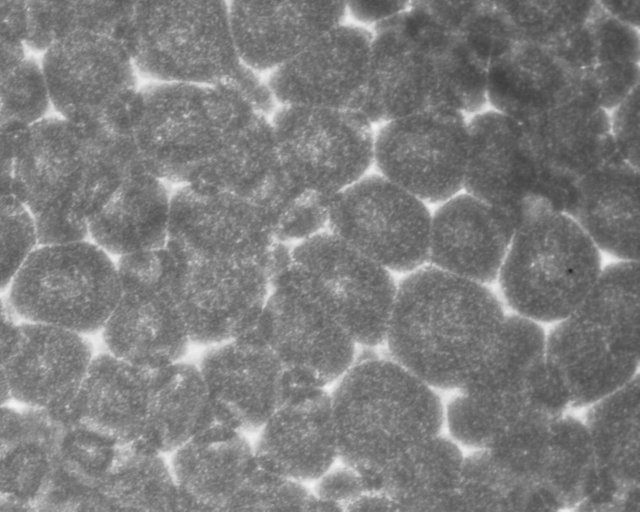
#> input picture gitassets/frame1.png, 1280 x 1024 px, found by its file name (shown at 1/2 size)
$ jupyter execute --allow-errors augmented_watershed.ipynb
#> lines starting #> are read from the running program, lines starting #| are printed output that depends on the picture; after the words box and inside, x2 and y2 are one past the last pixel; in counts of white or black regions, pixels touching at a corner belong together
### image_processing/augmented_watershed.py
import cv2 as cv
import matplotlib as mpl
import matplotlib.pyplot as plt
import numpy as np
import os
# from mpl_toolkits import mplot3d

purples = ["#0a0612", "#392249", "#482980", "#673ab7",
           "#7a52aa", "#9779bd", "#b59fd0", "#d3c5e3"]

def getbackgroundareas(image):
    # takes in a monochrome, binary image matrix
    # generates a list of black areas in an image:
    areas = []
    area_locations = []
    visited = np.zeros(np.shape(image), dtype=bool)
    for row in range(np.shape(image)[0]):
        for col in range(np.shape(image)[1]):
            if visited[row][col] == False:
                area_coords = expandarea((row, col), image, visited)
                if area_coords != []:
                    area_locations.append(area_coords)
                    areas.append(len(area_coords))
    return areas, area_locations

def expandarea(coord, image, visited):
    if coord[0] < 0 or coord[0] >= np.shape(image)[0]:
        return []
    if coord[1] < 0 or coord[1] >= np.shape(image)[1]:
        return []
    if visited[coord[0]][coord[1]] == False:
        visited[coord[0]][coord[1]] = True
        current_pixel = image[coord[0]][coord[1]]
        if current_pixel == 0:
            return [coord] \
                + expandarea((coord[0]+1, coord[1]), image, visited) \
                    + expandarea((coord[0]-1, coord[1]), image, visited) \
                        + expandarea((coord[0], coord[1]+1), image, visited) \
                            + expandarea((coord[0], coord[1]-1), image, visited)
        else:
            return []
    else:
        return []

def colorareas(image, thresh):
    # takes in a monochrome, thresholded image
    image_3channel = np.stack((image,image,image), axis=-1)
    areas, area_locations = getbackgroundareas(image)
    for i in range(len(areas)):
        area = areas[i]
        if area < thresh:
            for coord in area_locations[i]:
                image_3channel[coord[0]][coord[1]] = [255,0,0]
    return image_3channel

def purgesmallareas(image, thresh):
    # takes in a monochrome, thresholded image
    final_image = np.copy(image)
    areas, area_locations = getbackgroundareas(image)
    for i in range(len(areas)):
        area = areas[i]
        if area < thresh:
            for coord in area_locations[i]:
                final_image[coord[0]][coord[1]] = 255
    return final_image

# [64 lines left out: functions invert, borderirregularity, irregularityplot, not called in this run]

### image_processing/augmented_watershed.ipynb
### Adding a De-Noising Element to Watershed
[OpenCV Docs](https://docs.opencv.org/4.x/d3/db4/tutorial_py_watershed.html)

[Explanation](https://people.cmm.minesparis.psl.eu/users/beucher/wtshed.html)

[cell 1]
import cv2 as cv
import matplotlib as mpl
import matplotlib.pyplot as plt
import numpy as np
import os
# from mpl_toolkits import mplot3d

[cell 2]
from augmented_watershed import *

[cell 3]
purples = ["#0a0612", "#392249", "#482980", "#673ab7",
           "#7a52aa", "#9779bd", "#b59fd0", "#d3c5e3"]

#### Import Image:

[cell 4]
source_dir = "/Users/johnmays/Documents/Wirth Lab/convection-cell-research/data/LCB6mil90deg0_frames"
os.chdir(source_dir)
frame1 = cv.imread('frame1.png')
#> frame1 is the input picture: shape (1024, 1280, 3); min 34, max 243, mean 124.7
height, width, depth = np.shape(frame1)
#> height = 1024; width = 1280; depth = 3
frame1_downsized = cv.resize(frame1, (int(width/2), int(height/2)), cv.INTER_AREA) # downsize
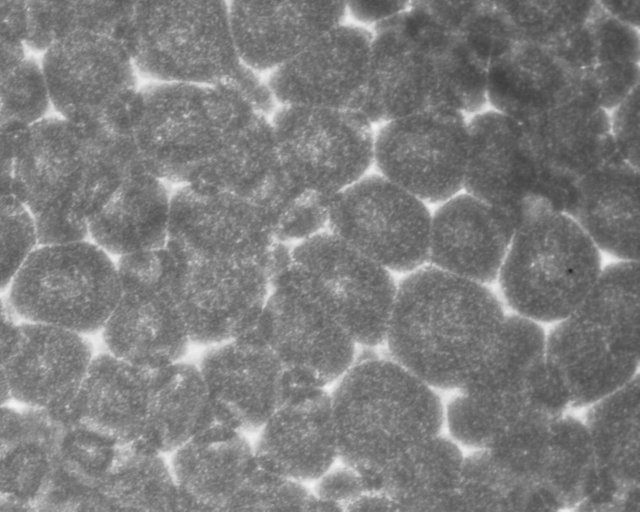
#> frame1_downsized: shape (512, 640, 3); min 35, max 243, mean 124.9
frame1_downsized_gray = cv.cvtColor(frame1_downsized,cv.COLOR_BGR2GRAY) # taking one channel
frame1_cropped = frame1_downsized_gray[0:256,0:320]
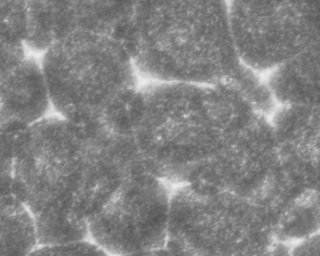
#> frame1_cropped: shape (256, 320); min 84, max 234, mean 129.9
plt.imshow(frame1_cropped, cmap='Greys_r', vmin=0, vmax=255)
plt.colorbar();
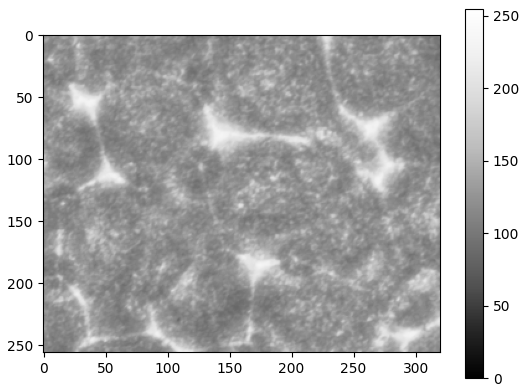
#> figure drawn by matplotlib, 2 panels

#### Step 1: Threshold in Python:

[cell 5]
ret, thresh = cv.threshold(frame1_cropped,0,255,cv.THRESH_BINARY_INV+cv.THRESH_OTSU)
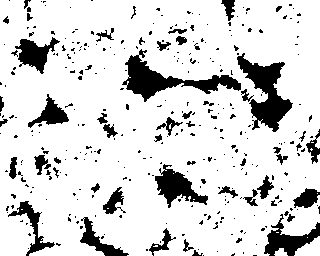
#> thresh: shape (256, 320); 84.5% white; 338 black regions (285 under 20 px), largest, box (x1, y1, x2, y2) and area: (237, 53, 293, 132) 1869, (122, 49, 241, 102) 1867, (155, 164, 208, 208) 1006
#> ret = 146
plt.imshow(thresh, cmap='Greys_r', vmin=0, vmax=255)
plt.colorbar();
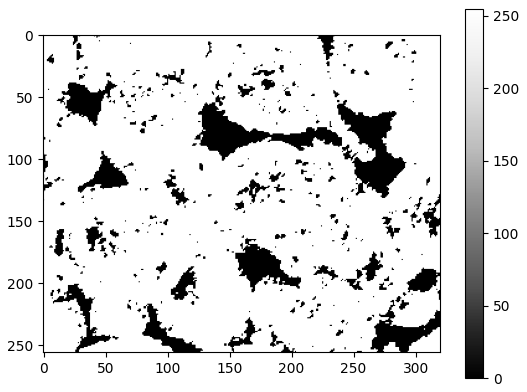
#> figure drawn by matplotlib, 2 panels

#### Step 2: De-Noise in Python w/ Custom Functions

##### Testing:

[cell 6]
test_img = np.array([
    [255,0,255,255],
    [255,0,0,255],
    [255,0,255,255],
    [255,255,255,0],
])
plt.imshow(test_img, cmap='Greys_r');
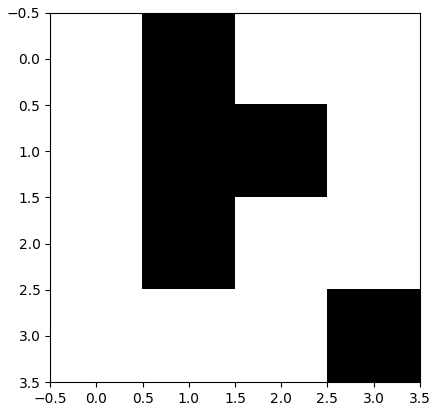
#> figure drawn by matplotlib, 1 panel

[cell 7]
plt.imshow(colorareas(test_img, 2));
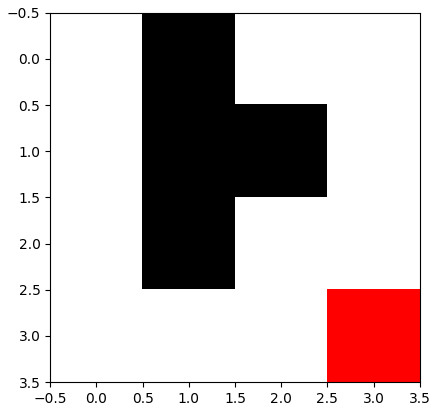
#> figure drawn by matplotlib, 1 panel

#> (a cell that did not finish here is left out)

#> the loop in getbackgroundareas (call 2), `for row in range(np.shape(image)[0]):` made 54 passes

#> (a cell that did not finish here is left out)


#> (a cell that did not finish here is left out)
